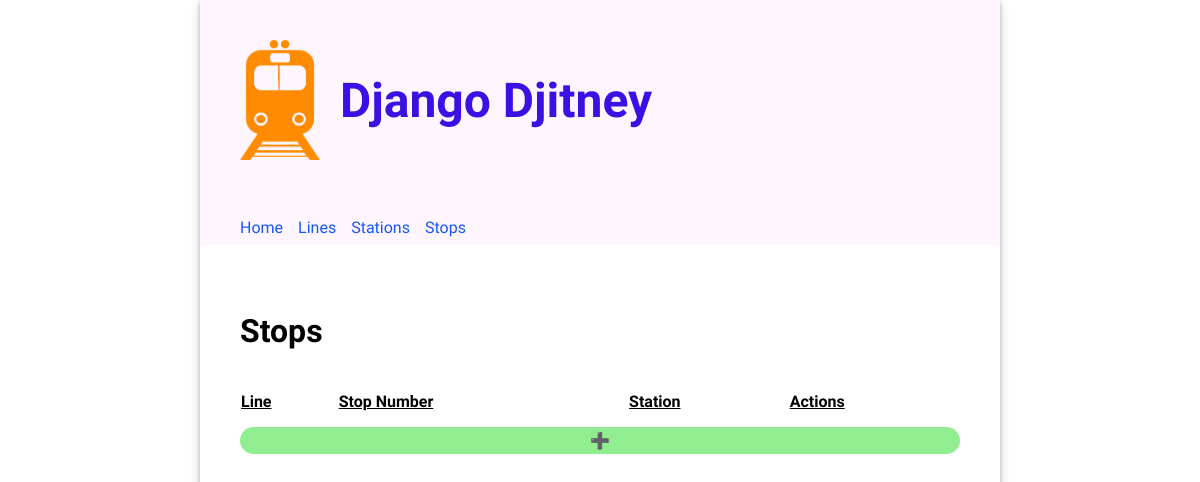
Before: /stops/ with the older database file.
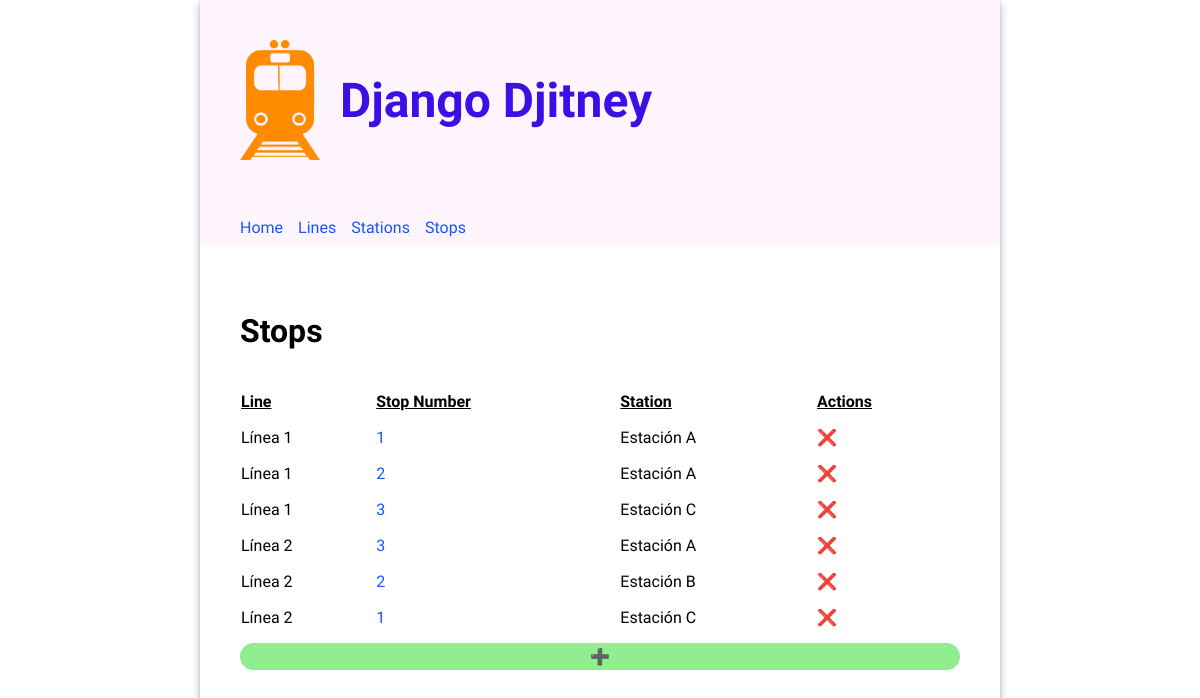
After: the same page with the newer database file.
### routes/models.py (models this page shows, shortened)
class Stop(models.Model):
  class Meta:
    unique_together = (('line', 'stop_number'))
  line = models.ForeignKey(Line, on_delete=models.CASCADE)
  station = models.ForeignKey(Station, on_delete=models.CASCADE)
  stop_number = models.PositiveIntegerField()

class Line(models.Model):
  name = models.CharField(unique=True, max_length=200)

class Station(models.Model):
  name = models.CharField(unique=True, max_length=200)
  accessible = models.BooleanField(default=False)

### routes/views.py (the view)
# urls.py: path("stops/", views.StopView.as_view(), name="stops"),
class StopView(ListView):
  model = Stop
  template_name = 'routes/stops.html'

### routes/templates/routes/stops.html (shortened to what this page needs)
{% extends 'base.html' %}
{% load static %}
{% block content %}
  <div>
    <h2>Stops</h2>
    <table class="line-table">
      <thead>
        <tr>
          <th>Line</th>
          <th>Stop Number</th>
          <th>Station</th>
          <th>Actions</th>
        </tr>
      </thead>
      <tbody>
      {% for stop in object_list %}
        <tr>
          <td>{{ stop.line.name }}</td>
          <td><a href="{% url "update_stop" stop.id %}">{{ stop.stop_number }}</a></td>
          <td>{{ stop.station.name }}</td>
          <td><a href="{% url "delete_stop" stop.id %}" style="text-decoration: none; color: inherit;">❌</a></td>
        </tr>
      {% endfor %}
      </tbody>
    </table>
    <a href="{% url "create_stop" %}" style="display: inherit; text-align: center; border-radius: 15px; text-decoration: none; color: inherit; padding: 4px; background-color: lightgreen;">➕</a>
  </div>
{% endblock %}

Changed rows visible on the page:
added Stop: line.name "Línea 1", stop_number "1", station.name "Estación A"
added Stop: line.name "Línea 1", stop_number "2", station.name "Estación A"
added Stop: line.name "Línea 1", stop_number "3", station.name "Estación C"
added Stop: line.name "Línea 2", stop_number "3", station.name "Estación A"
added Stop: line.name "Línea 2", stop_number "2", station.name "Estación B"
added Stop: line.name "Línea 2", stop_number "1", station.name "Estación C"
